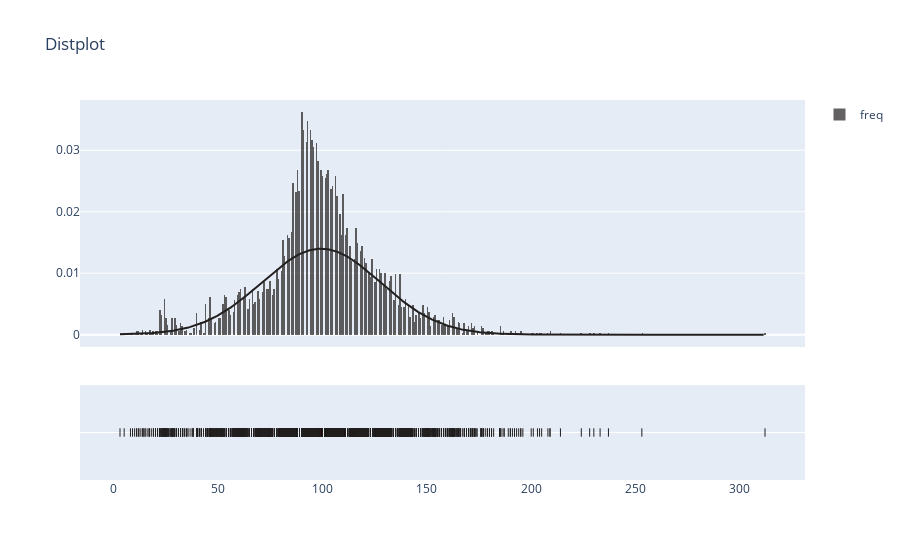

The cell this chart's notebook holds for it:
### Code cell
import plotly .figure_factory as ff

x1 = d2['duration'].fillna(0.0).astype(float)

fig = ff.create_distplot([x1], ['freq'], bin_size=0.7, curve_type='normal', colors=['#221f1f'])
fig.update_layout(title_text='Distplot')
fig.show()

### Figure 1 — Plotly figure (JSON) as saved in the notebook; plotly's stock layout.template omitted (floating-point values rounded to 4 significant figures; data arrays with more than 128 entries replaced by an {"elided": "..."} marker saying what was removed)
{"data": [{"autobinx": false, "histnorm": "probability density", "legendgroup": "freq", "marker": {"color": "#221f1f"}, "name": "freq", "opacity": 0.7, "type": "histogram", "x": {"elided": "5372 int values"}, "xaxis": "x", "xbins": {"end": 312, "size": 0.7, "start": 3}, "yaxis": "y"}, {"legendgroup": "freq", "marker": {"color": "#221f1f"}, "mode": "lines", "name": "freq", "showlegend": false, "type": "scatter", "x": {"elided": "500 float values"}, "xaxis": "x", "y": {"elided": "500 float values"}, "yaxis": "y"}, {"legendgroup": "freq", "marker": {"color": "#221f1f", "symbol": "line-ns-open"}, "mode": "markers", "name": "freq", "showlegend": false, "type": "scatter", "x": {"elided": "5372 int values"}, "xaxis": "x", "y": {"elided": "5372 str values"}, "yaxis": "y2"}], "layout": {"barmode": "overlay", "hovermode": "closest", "legend": {"traceorder": "reversed"}, "title": {"text": "Distplot"}, "xaxis": {"anchor": "y2", "domain": [0, 1], "zeroline": false}, "yaxis": {"anchor": "free", "domain": [0.35, 1], "position": 0}, "yaxis2": {"anchor": "x", "domain": [0, 0.25], "dtick": 1, "showticklabels": false}}}
